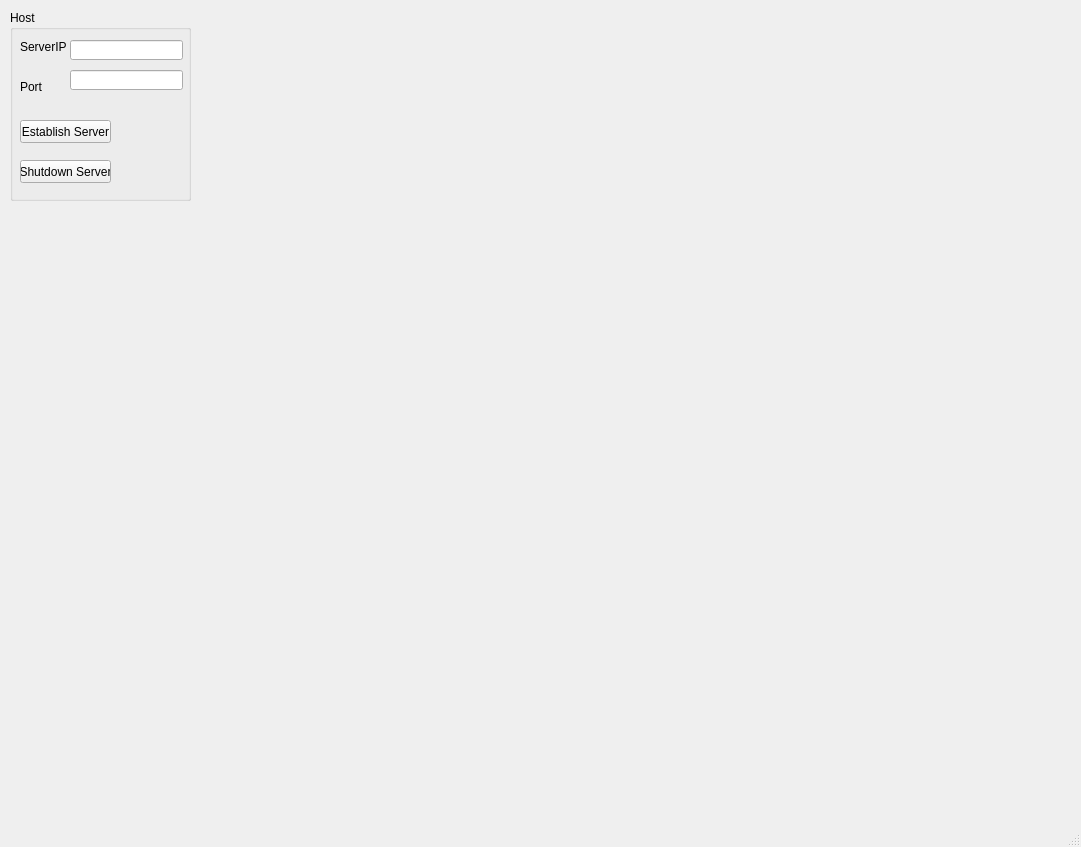
<?xml version="1.0" encoding="UTF-8"?>
<ui version="4.0">
 <class>MainWindow</class>
 <widget class="QMainWindow" name="MainWindow">
  <property name="geometry">
   <rect>
    <x>0</x>
    <y>0</y>
    <width>1081</width>
    <height>847</height>
   </rect>
  </property>
  <property name="windowTitle">
   <string>pyChat Server</string>
  </property>
  <property name="tabShape">
   <enum>QTabWidget::Rounded</enum>
  </property>
  <widget class="QWidget" name="centralwidget">
   <widget class="QGroupBox" name="groupBox">
    <property name="geometry">
     <rect>
      <x>10</x>
      <y>10</y>
      <width>181</width>
      <height>191</height>
     </rect>
    </property>
    <property name="title">
     <string>Host</string>
    </property>
    <widget class="QLabel" name="label_1">
     <property name="geometry">
      <rect>
       <x>10</x>
       <y>30</y>
       <width>47</width>
       <height>13</height>
      </rect>
     </property>
     <property name="text">
      <string>ServerIP</string>
     </property>
    </widget>
    <widget class="QLabel" name="label_2">
     <property name="geometry">
      <rect>
       <x>10</x>
       <y>70</y>
       <width>47</width>
       <height>13</height>
      </rect>
     </property>
     <property name="text">
      <string>Port</string>
     </property>
    </widget>
    <widget class="QPushButton" name="pushButton">
     <property name="geometry">
      <rect>
       <x>10</x>
       <y>110</y>
       <width>91</width>
       <height>23</height>
      </rect>
     </property>
     <property name="text">
      <string>Establish Server</string>
     </property>
    </widget>
    <widget class="QPushButton" name="pushButton_2">
     <property name="geometry">
      <rect>
       <x>10</x>
       <y>150</y>
       <width>91</width>
       <height>23</height>
      </rect>
     </property>
     <property name="text">
      <string>Shutdown Server</string>
     </property>
    </widget>
    <widget class="QLineEdit" name="lineEdit">
     <property name="geometry">
      <rect>
       <x>60</x>
       <y>30</y>
       <width>113</width>
       <height>20</height>
      </rect>
     </property>
    </widget>
    <widget class="QLineEdit" name="lineEdit_2">
     <property name="geometry">
      <rect>
       <x>60</x>
       <y>60</y>
       <width>113</width>
       <height>20</height>
      </rect>
     </property>
    </widget>
   </widget>
  </widget>
  <widget class="QMenuBar" name="menubar">
   <property name="geometry">
    <rect>
     <x>0</x>
     <y>0</y>
     <width>1081</width>
     <height>21</height>
    </rect>
   </property>
  </widget>
  <widget class="QStatusBar" name="statusbar"/>
 </widget>
 <resources/>
 <connections/>
</ui>
